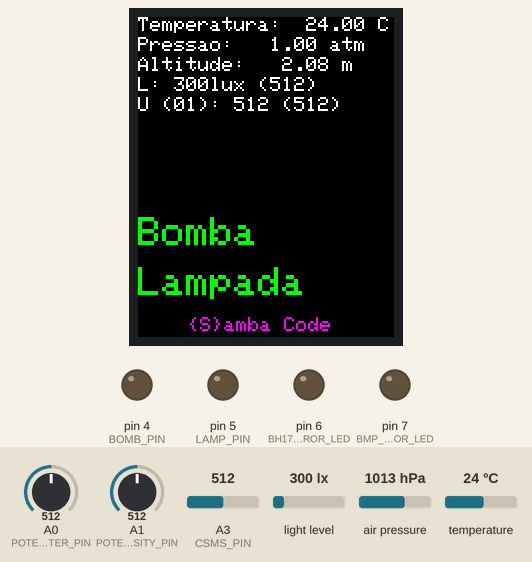
The sketch below on a simulated Arduino Uno, built with avr-gcc and run on an emulated ATmega328P. Parts: 128×160 colour display, output pins drawn as LEDs (lit = HIGH). Inputs (shaded band) come from the test bench; at power-on: light level 300 lx, A0 (POTENCIOMETER_PIN) = 512, A1 (POTENCIOMETER_LUMINOSITY_PIN) = 512, A3 (CSMS_PIN) = 512, air pressure 1013 hPa, temperature 24 °C. What the sketch prints to the serial monitor is not drawn.

Above: at 1.3 s.
1.4 s: light level set to 500 lx
At 6.5 s:
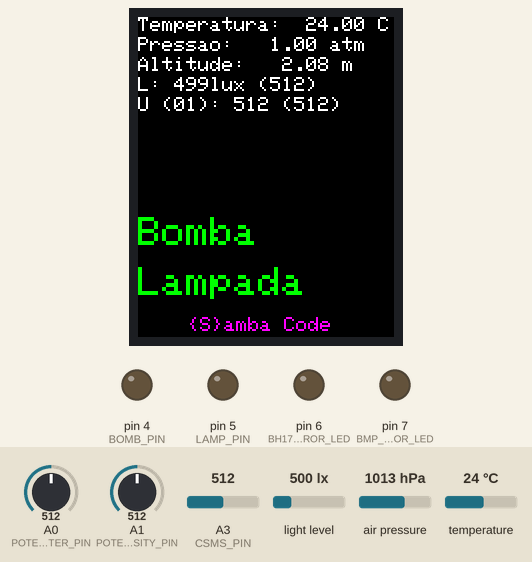
6.8 s: light level set to 535 lx
At 11.3 s:
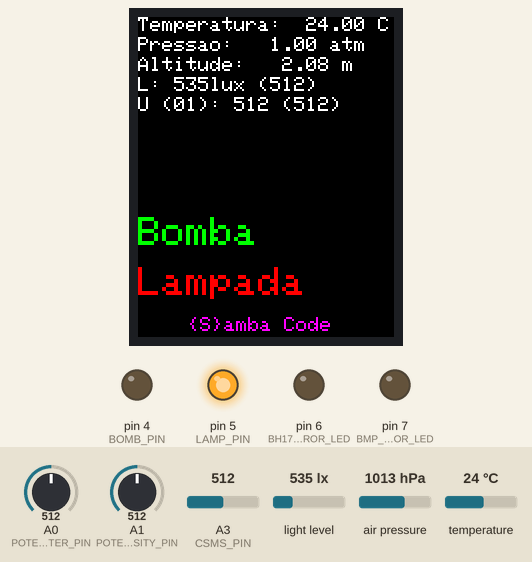
11.9 s: A0 (POTENCIOMETER_PIN) set to 529
At 15.8 s:
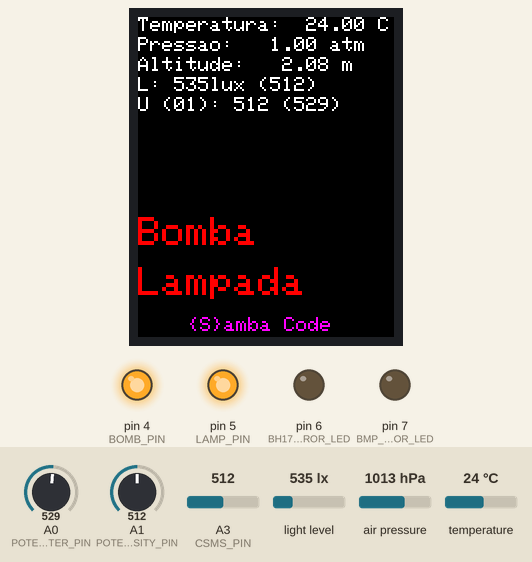
17.0 s: A1 (POTENCIOMETER_LUMINOSITY_PIN) set to 553
At 21.6 s:
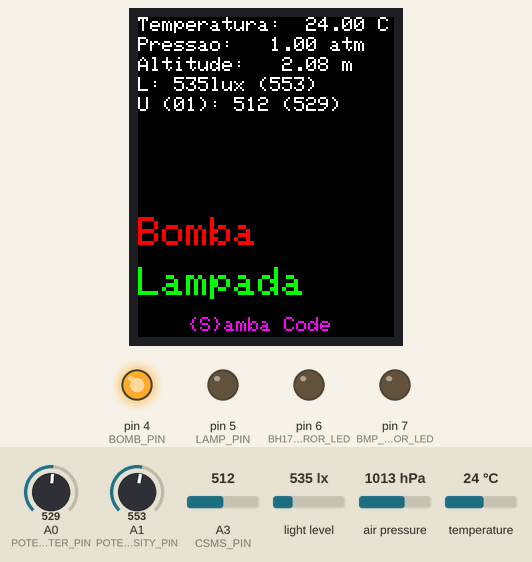
22.1 s: A3 (CSMS_PIN) set to 716
At 26.2 s:
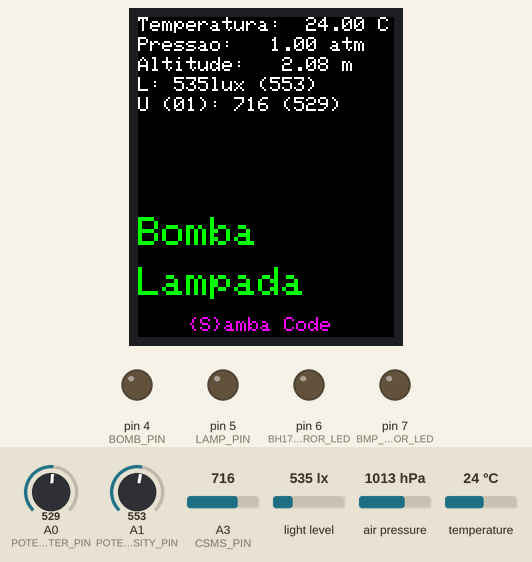
27.2 s: air pressure set to 952 hPa
At 32.0 s:
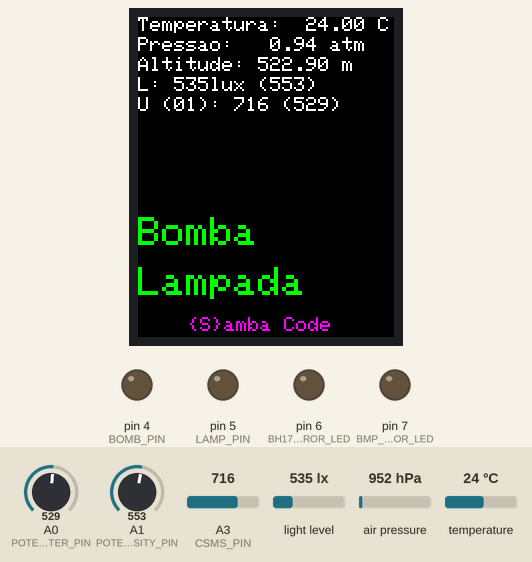
Timing chart, 0 to 33.4 s (numbered marks = the images above; inputs shaded):
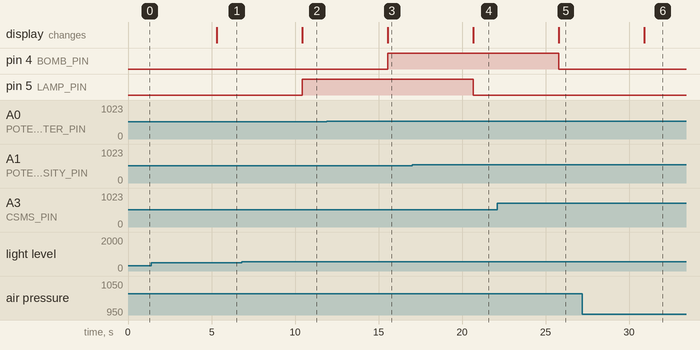

Measured:
- the behaviour switches between 513 and 514 lx on light level (found by bisection; images 1 and 2)
- the behaviour switches between 512 and 513 on A0 (POTENCIOMETER_PIN) (found by bisection; images 2 and 3)
- the behaviour switches between 534 and 535 on A1 (POTENCIOMETER_LUMINOSITY_PIN) (found by bisection; images 3 and 4)
- after the input at 1.4 s, the display: changes after 3.9 s (image 1)
- after the input at 6.8 s, pin 5 (LAMP_PIN): LOW → HIGH after 3.6 s; the display: changes after 3.6 s (image 2)
- after the input at 11.9 s, pin 4 (BOMB_PIN): LOW → HIGH after 3.6 s; the display: changes after 3.7 s (image 3)
- after the input at 17.0 s, pin 5 (LAMP_PIN): HIGH → LOW after 3.7 s; the display: changes after 3.7 s (image 4)
- after the input at 22.1 s, pin 4 (BOMB_PIN): HIGH → LOW after 3.7 s; the display: changes after 3.7 s (image 5)
- after the input at 27.2 s, the display: changes after 3.7 s (image 6)

The sketch:

ecology.ino
```cpp
//Display
#include <Adafruit_GFX.h>
#include <Adafruit_ST7735.h>
#include <Adafruit_ST7789.h>
#include <SPI.h>

//BMP
#include <Wire.h>
#include <Adafruit_BMP280.h>

//BH1750
#include <BH1750.h>

#define SERIAL_DEBUG   true

#define TFT_CS        10
#define TFT_RST        9
#define TFT_DC         8

#define BMP_ERROR_LED 7
#define BH1750_ERROR_LED 6

#define LAMP_PIN 5
#define BOMB_PIN 4
#define CSMS_PIN A3

#define POTENCIOMETER_PIN A0
#define POTENCIOMETER_LUMINOSITY_PIN A1

bool BMP_READY = true;
bool BH1750_READY = true;
bool CSMS_READY = true;

bool LAMP_STATUS = false;
bool BOMB_STATUS = false;

Adafruit_BMP280 bmp;

Adafruit_ST7735 tft = Adafruit_ST7735(TFT_CS, TFT_DC, TFT_RST);

BH1750 lightMeter;

void setup(void) {
  Serial.begin(9600);
  Serial.println("Initializing...");

  pinMode(BMP_ERROR_LED, OUTPUT);
  pinMode(BH1750_ERROR_LED, OUTPUT);

  pinMode(LAMP_PIN, OUTPUT);
  pinMode(BOMB_PIN, OUTPUT);

  if (!bmp.begin(0x76)) {
    BMP_READY = false;
  }

  if (!lightMeter.begin()) {
    BH1750_READY = false;
  }

  if (analogRead(CSMS_PIN) == 0) {
    CSMS_READY = false;
  }

  checkSensorError();

  tft.initR(INITR_BLACKTAB);
  Serial.println("Initialized");
}

void loop() {
  tft.fillScreen(ST77XX_BLACK);
  drawText("{S}amba Code", ST77XX_MAGENTA, 1, 25, 150);

  checkSensorError();
  checkLuminosity();
  checkMoisture();

  displaySensorData();

  if (SERIAL_DEBUG) {
    debug();
  }

  delay(5000);
}

void formatAndDraw(const char* label, float value, const char* unit, uint16_t color, int textSize, int x, int y) {
  char buffer[30];
  char valueStr[10];

  if (isnan(value)) {
    strcpy(buffer, label);
    strcat(buffer, ": Err");
  } else {
    dtostrf(value, 6, 2, valueStr);
    strcpy(buffer, label);
    strcat(buffer, ": ");
    strcat(buffer, valueStr);
    strcat(buffer, " ");
    strcat(buffer, unit);
  }

  drawText(buffer, color, textSize, x, y);
}

void displaySensorData() {
  if (BMP_READY) {
    float temperature = bmp.readTemperature();
    float pressure = bmp.readPressure() / 1013.25F / 100.0F;
    float altitude = bmp.readAltitude(1013.25);

    formatAndDraw("Temperatura", temperature, "C", ST77XX_WHITE, 1, 0, 0);
    formatAndDraw("Pressao", pressure, "atm", ST77XX_WHITE, 1, 0, 10);
    formatAndDraw("Altitude", altitude, "m", ST77XX_WHITE, 1, 0, 20);
  }

  if (BH1750_READY) {
    uint16_t luminosity = lightMeter.readLightLevel();
    char luxBuffer[25];
    snprintf(luxBuffer, sizeof(luxBuffer), "L: %ulux (%u)", luminosity, analogRead(POTENCIOMETER_LUMINOSITY_PIN));
    drawText(luxBuffer, ST77XX_WHITE, 1, 0, 30);
  }

  if (CSMS_READY) {
    int16_t moisture = analogRead(CSMS_PIN);
    char moistureBuffer[20];
    snprintf(moistureBuffer, sizeof(moistureBuffer), "U (01): %u (%u)", moisture, analogRead(POTENCIOMETER_PIN));
    drawText(moistureBuffer, ST77XX_WHITE, 1, 0, 40);
  }

  drawText("Bomba", BOMB_STATUS ? ST77XX_GREEN : ST77XX_RED, 2, 0, 100);
  drawText("Lampada", LAMP_STATUS ? ST77XX_GREEN : ST77XX_RED, 2, 0, 125);
}

void debug() {
  if (BMP_READY) {
    Serial.print("temperatura:");
    Serial.print(bmp.readTemperature());
    Serial.print(",");

    Serial.print("pressao:");
    Serial.print(bmp.readPressure() / 1013.25F / 100.0F);
    Serial.print(",");

    Serial.print("altitude:");
    Serial.print(bmp.readAltitude(1013.25));
    Serial.print(",");
  }

  if (BH1750_READY) {
    Serial.print("luminosidade:");
    Serial.print(lightMeter.readLightLevel());
    Serial.print(",");
    Serial.print("calibragemluminosidade:");
    Serial.print(analogRead(POTENCIOMETER_LUMINOSITY_PIN));
    Serial.print(",");
  }

  if (CSMS_READY) {
    Serial.print("umidade:");
    Serial.print(analogRead(CSMS_PIN));
    Serial.print(",");
    Serial.print("calibragem:");
    Serial.print(analogRead(POTENCIOMETER_PIN));
    Serial.print(",");
  }

  Serial.print("lampada:");
  Serial.print(LAMP_STATUS ? 1 : 0);
  Serial.print(",");

  Serial.print("bomba:");
  Serial.println(BOMB_STATUS ? 1 : 0);
}

void drawText(char *text, uint16_t color, int size, int x, int y) {
  tft.setCursor(x, y);
  tft.setTextColor(color);
  tft.setTextWrap(true);
  tft.setTextSize(size);
  tft.print(text);
}

void testSensors() {
  float altitude = bmp.readAltitude(1013.25);

  if (isnan(altitude)) {
    Serial.println("Erro de leitura do sensor BMP280");
    BMP_READY = false;
  } else {
    BMP_READY = true;
  }

  uint16_t luminosity = lightMeter.readLightLevel();

  if (luminosity >= 65000) {
    Serial.println("Erro de leitura do sensor BH1750");
    BH1750_READY = false;
  } else {
    BH1750_READY = true;
  }

  if (analogRead(CSMS_PIN) > 0) {
    CSMS_READY = true;
  } else {
    CSMS_READY = false;
  }
}

void checkSensorError() {
  testSensors();

  if (BMP_READY == false) {
    digitalWrite(BMP_ERROR_LED, HIGH);
  } else {
    digitalWrite(BMP_ERROR_LED, LOW);
  }

  if (BH1750_READY == false) {
    digitalWrite(BH1750_ERROR_LED, HIGH);
  } else {
    digitalWrite(BH1750_ERROR_LED, LOW);
  }
}

void checkLuminosity() {
  if (BH1750_READY) {
    uint16_t luminosity = lightMeter.readLightLevel();

    if (luminosity <= analogRead(POTENCIOMETER_LUMINOSITY_PIN)) {
      LAMP_STATUS = true;
      digitalWrite(LAMP_PIN, LOW);
    } else {
      LAMP_STATUS = false;
      digitalWrite(LAMP_PIN, HIGH);
    }
  } else {
    LAMP_STATUS = false;
    digitalWrite(LAMP_PIN, HIGH);
  }
}

void checkMoisture() {
  if (CSMS_READY) {
    if (analogRead(CSMS_PIN) >= analogRead(POTENCIOMETER_PIN)) {
      BOMB_STATUS = true;
      digitalWrite(BOMB_PIN, LOW);
    } else {
      BOMB_STATUS = false;
      digitalWrite(BOMB_PIN, HIGH);
    }
  } else {
    BOMB_STATUS = false;
    digitalWrite(BOMB_PIN, HIGH);
  }
}
```
